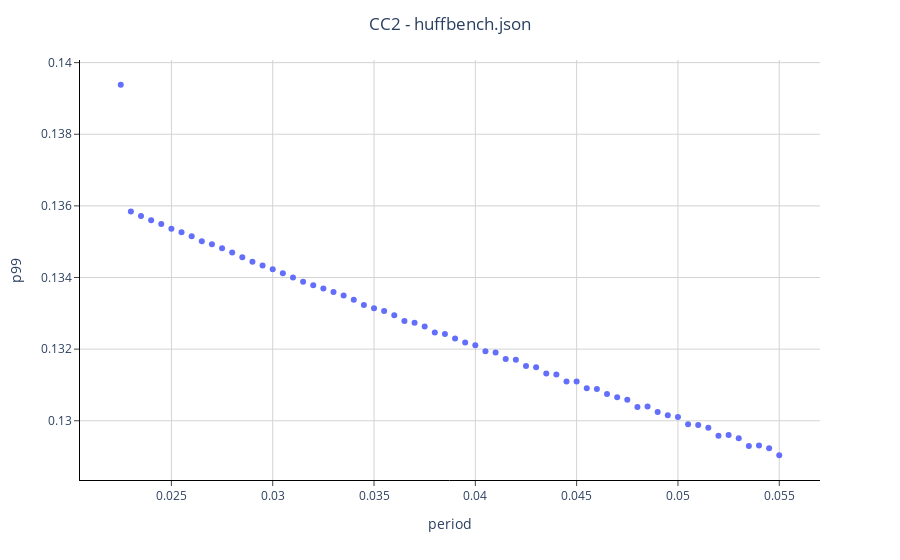

Source (notebook cell):
### Code cell
plot_job_id(CC2_huff)

### Figure 1 — Plotly figure (JSON) as saved in the notebook; plotly's stock layout.template omitted (floating-point values rounded to 4 significant figures; data arrays with more than 128 entries replaced by an {"elided": "..."} marker saying what was removed)
{"data": [{"customdata": {"elided": "66x2 float values"}, "hovertemplate": "period=%{x}<br>p99=%{y}<br>hit_chance=%{customdata[0]}<br>utilization=%{customdata[1]}<extra></extra>", "legendgroup": "", "marker": {"color": "#636efa", "symbol": "circle"}, "mode": "markers", "name": "", "orientation": "v", "showlegend": false, "type": "scatter", "x": [0.0535, 0.0465, 0.039, 0.032, 0.025, 0.0255, 0.0325, 0.0395, 0.046, 0.053, 0.045, 0.052, 0.0265, 0.0335, 0.033, 0.026, 0.0525, 0.0455, 0.0475, 0.0505, 0.028, 0.031, 0.0315, 0.0285, 0.05, 0.047, 0.051, 0.048, 0.0305, 0.0275, 0.0445, 0.044, 0.027, 0.03, 0.0485, 0.0515, 0.0235, 0.023, 0.0225, 0.055, 0.024, 0.0245, 0.0295, 0.0425, 0.0355, 0.035, 0.042, 0.029, 0.0495, 0.036, 0.043, 0.0435, 0.0365, 0.049, 0.054, 0.0385, 0.0415, 0.041, 0.038, 0.0545, 0.04, 0.037, 0.034, 0.0345, 0.0375, 0.0405], "xaxis": "x", "y": [0.1293, 0.1308, 0.1323, 0.1338, 0.1354, 0.1353, 0.1337, 0.1322, 0.1309, 0.1295, 0.1311, 0.1296, 0.135, 0.1335, 0.1336, 0.1352, 0.1296, 0.1309, 0.1306, 0.1299, 0.1347, 0.134, 0.1339, 0.1346, 0.1301, 0.1307, 0.1299, 0.1304, 0.1341, 0.1348, 0.1311, 0.1313, 0.1349, 0.1342, 0.1304, 0.1298, 0.1357, 0.1358, 0.1394, 0.129, 0.1356, 0.1355, 0.1343, 0.1315, 0.1331, 0.1331, 0.1317, 0.1344, 0.1302, 0.1329, 0.1315, 0.1313, 0.1328, 0.1302, 0.1293, 0.1324, 0.1317, 0.1319, 0.1325, 0.1292, 0.1321, 0.1327, 0.1334, 0.1332, 0.1326, 0.1319], "yaxis": "y"}], "layout": {"legend": {"tracegroupgap": 0}, "margin": {"t": 60}, "plot_bgcolor": "white", "title": {"text": "CC2 - huffbench.json", "x": 0.5}, "xaxis": {"anchor": "y", "domain": [0, 1], "gridcolor": "lightgrey", "linecolor": "black", "mirror": false, "showline": true, "ticks": "outside", "title": {"text": "period"}}, "yaxis": {"anchor": "x", "domain": [0, 1], "gridcolor": "lightgrey", "linecolor": "black", "mirror": false, "showline": true, "ticks": "outside", "title": {"text": "p99"}}}}
